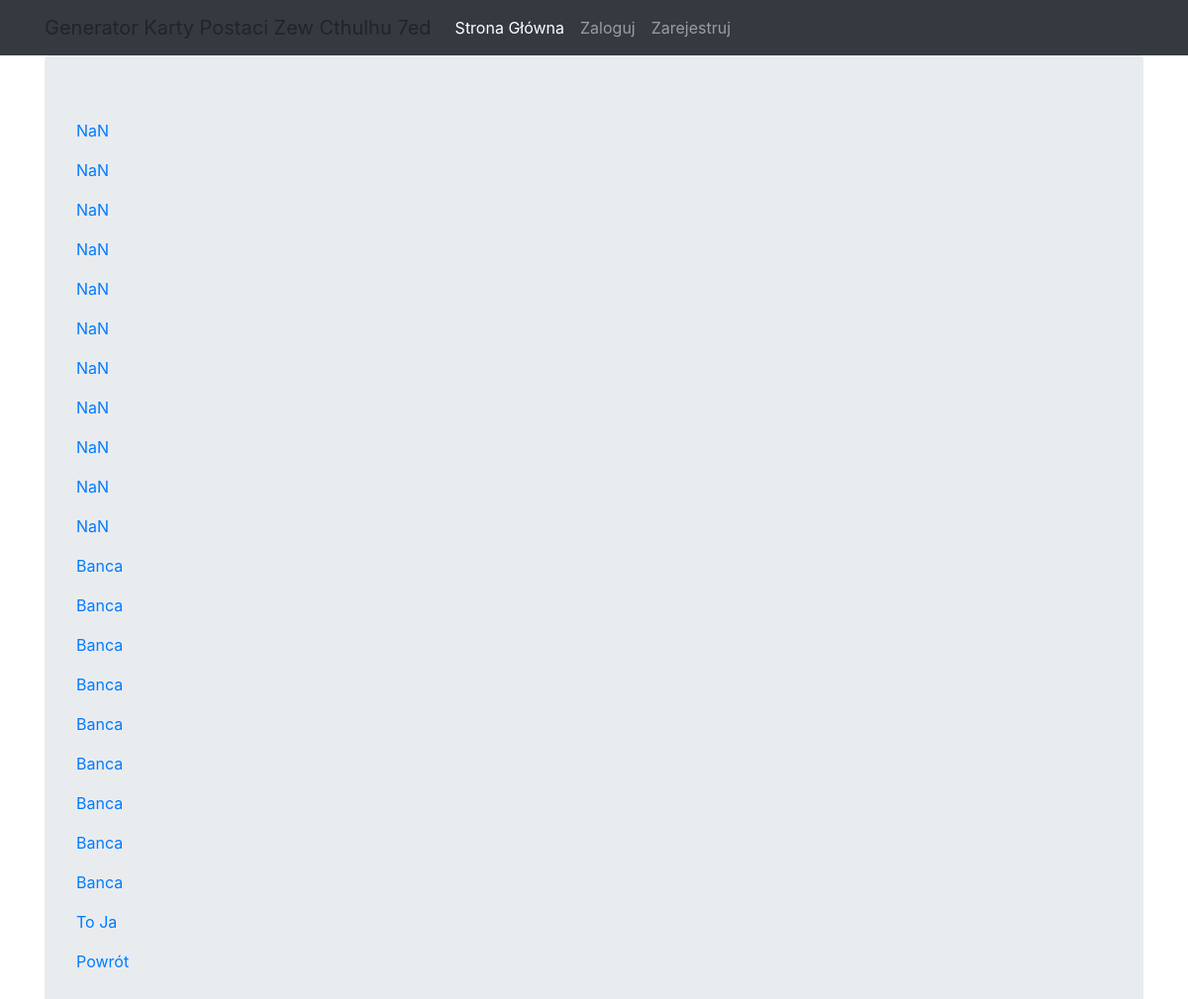
The page /postac/postac-widok/ on the database as committed earlier.
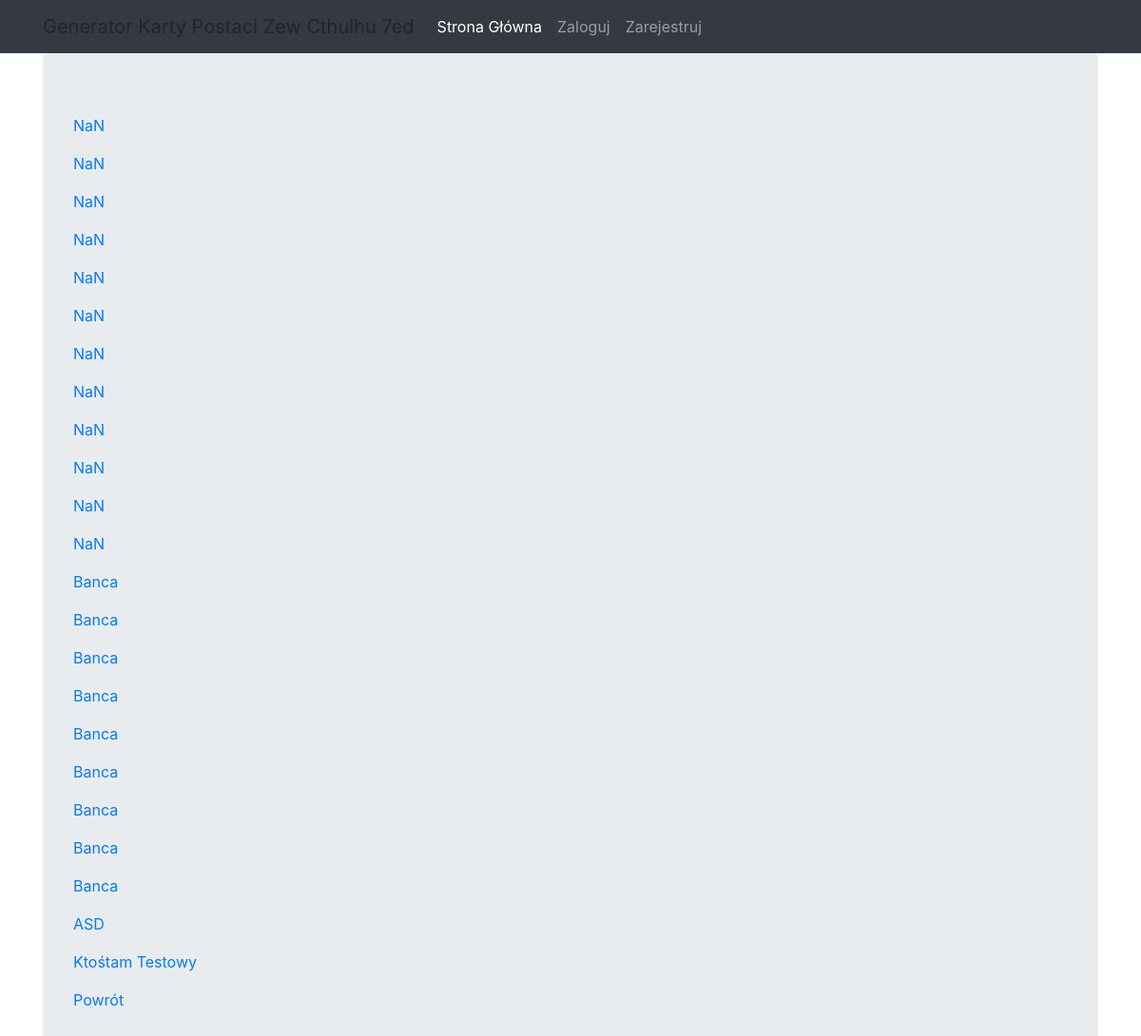
The same page on the database as committed later.
### postac/models.py (models this page shows)
class Postac(models.Model):
    nazwa = models.CharField(max_length=218, null=False)
    uzytkownik = models.ForeignKey(
        User, on_delete=models.CASCADE, related_name='postac', blank=True, null=True
    )
    wiek = models.PositiveSmallIntegerField(validators=[MinValueValidator(15), MaxValueValidator(90)])
    cechy = models.ForeignKey(
        ZestawCechPostaci, on_delete=models.CASCADE, related_name='postac', blank=True, null=True
    )
    um = models.ForeignKey(
        Umiejetnosc, on_delete=models.CASCADE, related_name='postac', blank=True, null=True
    )
    profesja = models.ForeignKey(
        Profesja, on_delete=models.CASCADE, related_name='postac', blank=True, null=True
    )
    ekwipunek = models.CharField(max_length=1024, blank=True, null=True)
    historia = models.CharField(max_length=1024, blank=True, null=True)
    uzbrojenie = models.CharField(max_length=1024, blank=True, null=True)

### postac/views.py (the view)
# urls.py: path('postac-widok/', views.WidokPostac.as_view(), name='postac-widok'),
class WidokPostac(generic.View):
    def get(self, request):
        return render(
            request,
            template_name='postac/postacie.html',
            context={'postacie': Postac.objects.all()}
        )

### postac/templates/postac/postacie.html
{% extends "base.html" %}
{% block content %}
    {% for p in postacie %}
        <p>
            <a href="{% url 'postac:postac-szczegoly' pk=p.pk %}">{{ p.nazwa }}</a>
        </p>
    {% endfor %}
    <a href="{% url 'postac:index' %}">Powrót</a>
{% endblock %}

### templates/base.html (shortened to what this page needs)
{% load static %}
<html {% if LANGUAGE_CODE %}lang="{{ LANGUAGE_CODE }}"{% endif %}>
  <head>
    <link rel="stylesheet"
          href="https://stackpath.bootstrapcdn.com/bootstrap/4.2.1/css/bootstrap.min.css"
    >
  </head>
  <body>
    <nav class="navbar navbar-expand-lg navbar-dark bg-dark">
      <div class="container fixed">
        <a class="navbar-brand">Generator Karty Postaci Zew Cthulhu 7ed</a>
        <div class="collapse navbar-collapse" id="navbarNavAltMarkup">
          <div class="navbar-nav">
            <a class="nav-item nav-link active" href="{% url 'homepage' %}">
              Strona Główna
            </a>
          </div>
          <div class="navbar-nav">
              {% if user.is_authenticated %}
              <a class="nav-item nav-link" href="{% url 'logout' %}">Wyloguj</a>
              <a class="nav-item nav-link" href="{% url 'password_change' %}">Zmiana hasła</a>
              {% else %}
              <a class="nav-item nav-link" href="{% url 'login' %}">Zaloguj</a>
              <a class="nav-item nav-link" href="{% url 'uzytkownik:rejestracja' %}">Zarejestruj</a>
              {% endif %}
          </div>
        </div>
      </div>
    </nav>
    <div class="container">
      <div class="jumbotron">
        {% block content %}{% endblock %}
      </div>
    </div>
  </body>
</html>

Rows that differ between the two databases and show on the page:
added Postac: nazwa "NaN"
added Postac: nazwa "ASD"
changed Postac: nazwa "To Ja" → "Ktośtam Testowy"
